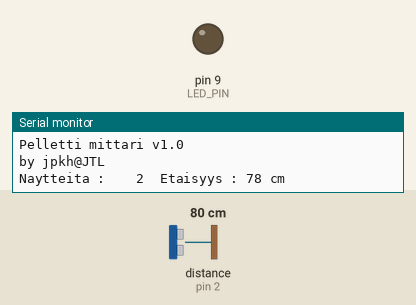
This sketch was run on a simulated Arduino Uno, built with avr-gcc and run on an emulated ATmega328P. Shown: output pins drawn as LEDs (lit = HIGH), the last lines printed to the serial monitor. Wiring (inferred from the names in the program): ultrasonic range finder: trigger pin 3; echo pin 2. The test bench sets the inputs (shaded band); at power-on: distance to the obstacle (sensor on pin 2) 80 cm. The echo pulse lasts 58.3 µs per cm; pins used as bus, display or sensor lines are not drawn.

Above: at 1.8 s.
1.9 s: distance to the obstacle (sensor on pin 2) set to 99 cm
5.0 s: distance to the obstacle (sensor on pin 2) set to 104 cm
At 6.8 s:
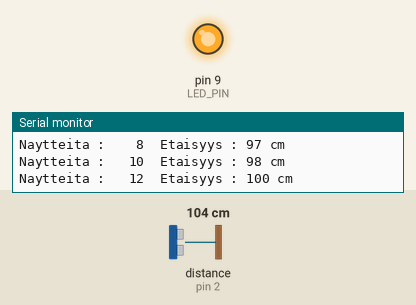
7.5 s: distance to the obstacle (sensor on pin 2) set to 2 cm
At 7.9 s:
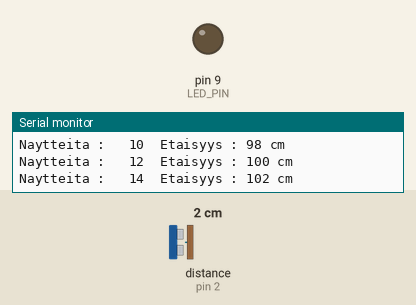
9.0 s: distance to the obstacle (sensor on pin 2) set to 120 cm
At 11.8 s:
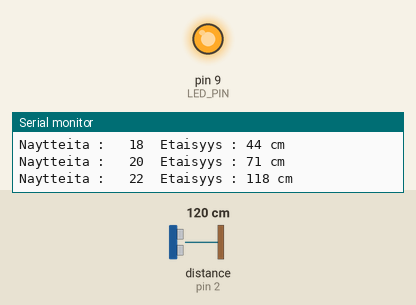
Timing chart, 0 to 13.1 s (numbered marks = the images above; inputs shaded):
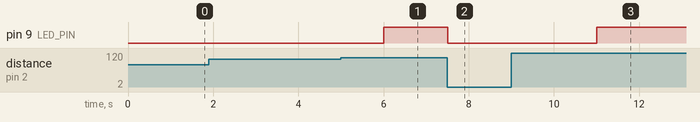

The sketch:

hc_sr04_mittaus.ino
```cpp
//////////////////////////////////////////////////
//
// Program  : HC-SR04 Ultrasonar etäisyysmittaus
// Author   : Jani Hirvinen / JTL, jani@jdronics.fi
// Versio   : v1.0 02.04.2022
//
//////////////////////////////////////////////////
//
// Tämä ohjelma on tehty esimerkki ohejlamksi M.Laineelle
// Idea on mitata pellettitankin sisällön korkeutta.
//
// Ohjelma ei missään nimessä ole täydellinen ja siitä puuttuu monia
// turvamekanismeja, tämä on vain esimerkki jolla pääsee mukavasti
// alkuun etäisyys mittauksissa.
//
// Tärkeitä muuttujia:
//  EMPTY           - Arvo centtimetreinä kun menee yli niin tulee "häly" eli LED syttyy
//  NAYTE_AIKA      - Kuinka monen minuutin välein näyte otetaan
//  ECHO_PIN        - Missä Arduino pinnissä anturin echo ulostulo on
//  TRIG_PIN        - Missä Arduino pinnissä anturin trig heräte on
//


///////////////////////
// Hardkoodatut muuttujat

#define EMPTY       100    // cm arvo jolloin tankki on "tyhjä" ja tulee hälyytys
#define NAYTE_AIKA  5      // Näyteaika minuutteina (DEVON modessa sekunninkymmenyksinä)

#define ECHO_PIN    2      // Arduinon D2 pinna HR-SR04sen ECHO pinnassa
#define TRIG_PIN    3      // Arduinon D3 pinna HT-SR04sen TRIG pinnassa
#define LED_PIN     9      // Meidän "hälytys" pinna, D9

#define FULL        20     // Arvo joka tulee kun tankki on täynnä
#define NAYTTEITA   5      // Kuinka monta näytettä otetaan josta lasketaan keskiarvo etäisyys


#define LOOP50HZ    20     // 50 Hz loopin viiveaika millisekuntteina
#define LOOP01HZ    1000   // 1 Hz loopin viiveaika millisekuntteina
#define CLEAR_MS    2      // Viiveaika sensorin nollaamiseen
#define MEAS_MS     10     // Ultraääni pulssin pituus

#define DEVON              // Devaus moodi, käytetään vain kun ohjelmaa kehitetään. Kommentoi pois // kun ei tarvita

// Ja muutama yleistkäyttöinen #define
#define FALSE       0
#define TRUE        1


///////////////////////
// Globaalit muuttujat


int etaisyys     =  0;             // Mitattu etäisyys
int etaisyys_taulu[NAYTTEITA + 1]; // Pooli missä pidetään X kpl viimeisimpiä näytteitä ja poolin ensimmäinen arvo on montako näytettä on otettu
boolean is_alarm =  0;             // Onko hälytys ON vai OFF

// Ohjelman globaaleja muuttujia
unsigned long nayte_millis = 0;
unsigned long loop_50hz_millis = 0;
unsigned long loop_01hz_millis = 0;
unsigned long curMillis = 0;


/////////////////////////////
// SETUP()

void setup() {

    // Määritellään sarjaportti nopeus (115k) ja lähetetään perus headeri sarjaporttiin
    Serial.begin(115200);
    Serial.println("Pelletti mittari v1.0");
    Serial.println("by jpkh@JTL");

    // Määritellään I/O pinnat
    pinMode(ECHO_PIN, INPUT);         // Määritellään ECHO pinnan tila, SISÄÄNTULEVA / EI YLÖSVETOA
    pinMode(TRIG_PIN, OUTPUT);        // Määritellään TRIG pinnan tila, ULOSLÄHTEVÄ
    pinMode(LED_PIN, OUTPUT);         // Määritellään LED pinnan tila, ULOSLÄHTEVÄ

} // END SETUP()


//////////////////////////////
// LOOP()
void loop() {

    // Paikalliset muuttujat
    char output[128];

    // Näytteenotto ajastin, tässä myös DEVON optio ohjelmakehittäjälle
    curMillis = millis();
#ifndef DEVON
    if (curMillis - nayte_millis >= (NAYTE_AIKA * 1000) * 60) {
#else
    if (curMillis - nayte_millis >= NAYTE_AIKA * 100) {
#endif
        nayte_millis = curMillis;
        mittaus();
    }

    // Hälytyksen tarkistus ajastin, 50Hz
    curMillis = millis();
    if (curMillis - loop_50hz_millis >= LOOP50HZ) {
        loop_50hz_millis = curMillis;
        paivita_halytystila();
    }

    // Serial tulostuksen ajastin, 1Hz
    curMillis = millis();
    if (millis() - loop_01hz_millis >= LOOP01HZ) {
        loop_01hz_millis = curMillis;
        sprintf(output, "Naytteita : %4d  Etaisyys : %d cm \n", etaisyys_taulu[0], etaisyys);
        Serial.print(output);
    }
} // END LOOP()

// - END OF MAIN PROGRAM


//////////////////////////////////////////////////////////////
// Alirutiinit
//////////////////////////////////////////////////////////////


///////////////////////////////////////
// func mittaus()
//
// Mitataan tämänhetkinen etäisyys, talletetaan se taulukkoon
// ja lasketaan uusi keskiarvo
//
// Parannuksia: Tarkistetaan että uusi arvo ei ole XYZ% isompi tai pienempi
// edellisistä mittauksista, näin voidaan sulkea virhemittaus pois.
//
void mittaus() {

    // Alustetaan paikalliset muuttujat
    int mitattu_etaisyys = 0;
    long mitattu_kesto = 0;

    // Valmistellaan sensori mittausta varten
    digitalWrite(TRIG_PIN, LOW);
    delayMicroseconds(CLEAR_MS);

    // Lähetetään 10ms pituinen pulssi
    digitalWrite(TRIG_PIN, HIGH);
    delayMicroseconds(MEAS_MS);
    digitalWrite(TRIG_PIN, LOW);

    // Luetaan paluupulssin pituus ja lasketaan etäisyys
    mitattu_kesto = pulseIn(ECHO_PIN, HIGH);
    mitattu_etaisyys = mitattu_kesto * 0.034 / 2;   // Tulos pitää jakaa kahdella että saadaan yhden suunnan etäisyys

    // Tallennetaan etäisyys ja tarkistetaan monesko luentakerta tämä oli
    // jos luentakerta oli ensimmäinen ja etäisyys on MIN/MAX sisällä, alustetaan taulukko jotta saadaan mahdollisimman
    // nopeasti ensimmäiset tulokset perille
    if (!etaisyys_taulu[0]) {
        etaisyys_taulu[0] = 1;
        for (int tmploop = 1; tmploop <= NAYTTEITA; tmploop++) {
            etaisyys_taulu[tmploop] = mitattu_etaisyys;
        }
    } else {
        etaisyys_taulu[0]++;
        // Siirretään taulussa kaikki arvot yksi "oikealle" jotta saadaan ensimmäinen paikka vapaaksi uudelle mittaustulokselle
        for (int tmploop = NAYTTEITA; tmploop >= 2; tmploop--) {
            etaisyys_taulu[tmploop] = etaisyys_taulu[tmploop - 1];
        }
        etaisyys_taulu[1] = mitattu_etaisyys;

        long keskiarvo_lasku;
        // Lasketaan uusi keskiarvo mittaustuloksille ja talletetaan se muuttujaan
        for (int tmploop = 1; tmploop <= NAYTTEITA; tmploop++) {
            keskiarvo_lasku = keskiarvo_lasku + etaisyys_taulu[tmploop];
        }
        //Serial.println(keskiarvo_lasku);
        etaisyys = keskiarvo_lasku / NAYTTEITA;
    }
}

/////////////////////////////////////////////
// Func: paivita_halytystila()
//
// Tilan tarkistus ja hälätyksen teko
//
// Tämä on vain esimerkiksi. Varmaankin tarvitsee paremman toimenpiteen kun "häly" tulee
//
void paivita_halytystila() {

    // Jos mitatty etaisyys on suurempi kuin EMPTY mitta. Laitetaan häly päälle ja LED palamaan
    if (etaisyys >= EMPTY) {
        digitalWrite(LED_PIN, HIGH);
    } else {
        digitalWrite(LED_PIN, LOW);
    }
}
```

Measured:
- the behaviour switches between 101 and 102 cm on distance to the obstacle (sensor on pin 2) (found by bisection; images 0 and 1)
- after the input at 5.0 s, pin 9 (LED_PIN): LOW → HIGH after 1.0 s
- after the input at 7.5 s, pin 9 (LED_PIN): HIGH → LOW at once
- after the input at 9.0 s, pin 9 (LED_PIN): LOW → HIGH after 2.0 s
